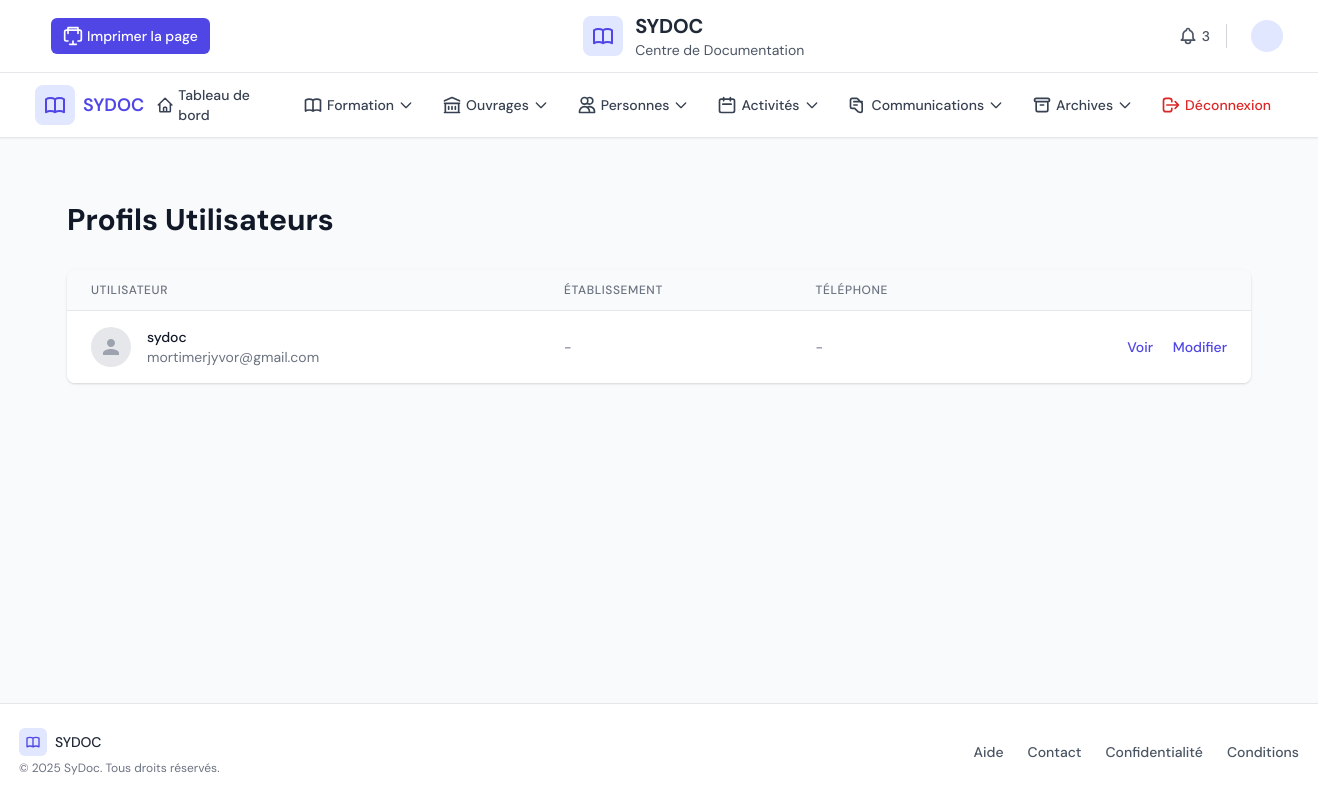
Page /center/profiles/ on the earlier database version.
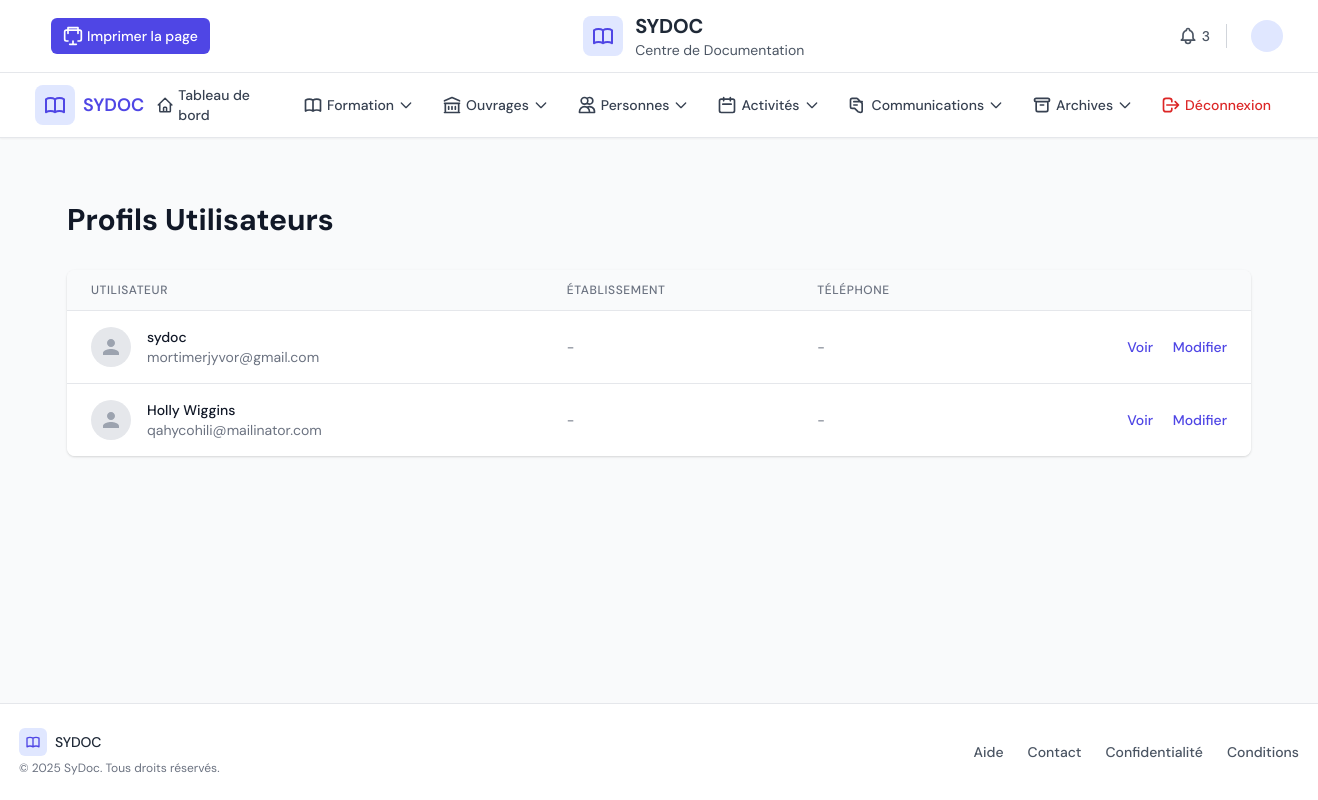
Same page on the later database version.
### core/models.py (models this page shows, shortened)
class Profile(models.Model):
    user = models.OneToOneField(
        User,
        on_delete=models.CASCADE,
        related_name='profile',
        verbose_name=_('Utilisateur')
    )
    profile_picture = models.ImageField(
        upload_to='profile_pics/',
        blank=True,
        null=True,
        verbose_name=_('Photo de profil'),
        help_text=_('Téléchargez une photo de profil')
    )
    establishment_name = models.CharField(
        max_length=255,
        blank=True,
        null=True,
        verbose_name=_("Nom de l'établissement"),
        help_text=_("Le nom de l'établissement où vous travaillez")
    )
    phone_number = models.CharField(
        max_length=20,
        blank=True,
        null=True,
        verbose_name=_('Numéro de téléphone'),
        validators=[DocumentationCenter.phone_regex],
        help_text=_('Format: +999999999. Maximum 15 chiffres.')
    )
    date_of_birth = models.DateField(
        blank=True,
        null=True,
        verbose_name=_('Date de naissance'),
        help_text=_('Format: JJ/MM/AAAA')
    )
    bio = models.TextField(
        blank=True,
        null=True,
        verbose_name=_('À propos de moi'),
        help_text=_('Une brève description de vous-même')
    )
    updated_at = models.DateTimeField(auto_now=True, verbose_name=_('Dernière mise à jour'))
    class Meta:
        verbose_name = _('Profil')
        verbose_name_plural = _('Profils')

### center_panel/views.py (the view)
# urls.py: path('profiles/', views.profile_list, name='profiles'),
def profile_list(request):
    profiles = Profile.objects.select_related('user').all()
    context = {
        'profiles': profiles,
        'title': 'Gestion des profils utilisateurs'
    }
    return render(request, 'center_panel/profiles/profile_list.html', context)

### center_panel/templates/center_panel/profiles/profile_list.html (shortened to what the changed rows need)
{% extends 'center_panel/base.html' %}
{% load static i18n %}
{% block content %}
<div class="py-6">
    <div class="max-w-7xl mx-auto px-4 sm:px-6 lg:px-8">
        <div class="md:flex md:items-center md:justify-between mb-8">
            <div class="flex-1 min-w-0">
                <h2 class="text-2xl font-bold leading-7 text-gray-900 sm:text-3xl sm:truncate">
                    {% trans 'Profils Utilisateurs' %}
                </h2>
            </div>
        </div>
        <div class="bg-white shadow overflow-hidden sm:rounded-lg">
            <div class="overflow-x-auto">
                <table class="min-w-full divide-y divide-gray-200">
                    <thead class="bg-gray-50">
                        <tr>
                            <th scope="col" class="px-6 py-3 text-left text-xs font-medium text-gray-500 uppercase tracking-wider">
                                {% trans 'Utilisateur' %}
                            </th>
                            <th scope="col" class="px-6 py-3 text-left text-xs font-medium text-gray-500 uppercase tracking-wider">
                                {% trans 'Établissement' %}
                            </th>
                            <th scope="col" class="px-6 py-3 text-left text-xs font-medium text-gray-500 uppercase tracking-wider">
                                {% trans 'Téléphone' %}
                            </th>
                            <th scope="col" class="relative px-6 py-3">
                            </th>
                        </tr>
                    </thead>
                    <tbody class="bg-white divide-y divide-gray-200">
                        {% for profile in profiles %}
                        <tr>
                            <td class="px-6 py-4 whitespace-nowrap">
                                <div class="flex items-center">
                                    <div class="flex-shrink-0 h-10 w-10">
                                        {% if profile.profile_picture %}
                                            <img class="h-10 w-10 rounded-full" src="{{ profile.profile_picture.url }}" alt="{{ profile.user.get_full_name|default:profile.user.username }}">
                                        {% else %}
                                            <div class="h-10 w-10 rounded-full bg-gray-200 flex items-center justify-center">
                                                <svg class="h-6 w-6 text-gray-400" fill="currentColor" viewBox="0 0 24 24">
                                                    <path d="M12 12c2.21 0 4-1.79 4-4s-1.79-4-4-4-4 1.79-4 4 1.79 4 4 4zm0 2c-2.67 0-8 1.34-8 4v2h16v-2c0-2.66-5.33-4-8-4z" />
                                                </svg>
                                            </div>
                                        {% endif %}
                                    </div>
                                    <div class="ml-4">
                                        <div class="text-sm font-medium text-gray-900">
                                            {{ profile.user.get_full_name|default:profile.user.username }}
                                        </div>
                                        <div class="text-sm text-gray-500">
                                            {{ profile.user.email }}
                                        </div>
                                    </div>
                                </div>
                            </td>
                            <td class="px-6 py-4 whitespace-nowrap text-sm text-gray-500">
                                {{ profile.establishment_name|default:"-" }}
                            </td>
                            <td class="px-6 py-4 whitespace-nowrap text-sm text-gray-500">
                                {{ profile.phone_number|default:"-" }}
                            </td>
                            <td class="px-6 py-4 whitespace-nowrap text-right text-sm font-medium">
                                <a href="{% url 'center_panel:profile_detail' profile.pk %}" class="text-indigo-600 hover:text-indigo-900 mr-4">
                                    {% trans 'Voir' %}
                                </a>
                                <a href="{% url 'center_panel:edit_profile' profile.pk %}" class="text-indigo-600 hover:text-indigo-900">
                                    {% trans 'Modifier' %}
                                </a>
                            </td>
                        </tr>
                        {% empty %}
                        <tr>
                            <td colspan="4" class="px-6 py-4 text-center text-sm text-gray-500">
                                {% trans 'Aucun profil trouvé.' %}
                            </td>
                        </tr>
                        {% endfor %}
                    </tbody>
                </table>
            </div>
        </div>
    </div>
</div>
{% endblock %}

Differences in the rows shown:
added Profile: user.get_full_name "Holly Wiggins", user.email "qahycohili@mailinator.com", establishment_name "-", phone_number "-"
